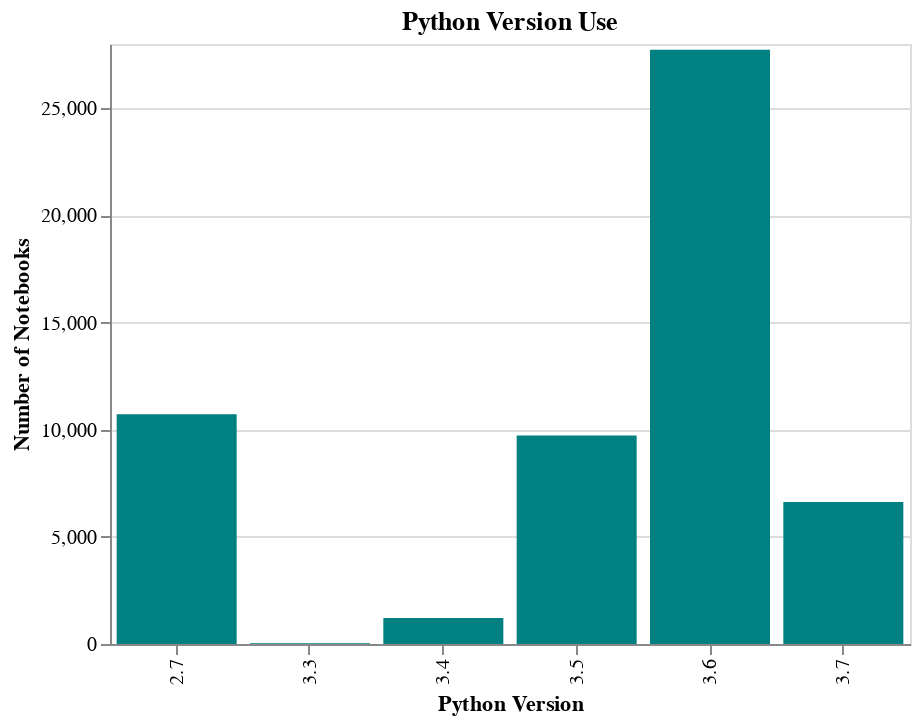

Write notebook code for a chart like this one.
### Markdown cell above
# Python Version Use

### Code cell
counts = pd.Series(notebooks.python_version[notebooks.python_version != '']).value_counts()
counts = pd.DataFrame(counts).reset_index().rename(columns={'index':'version','python_version':'counts'})
counts.version = counts.version.astype('float')
counts = counts.sort_values(by='version')

alt.Chart(counts, width = 400, title = 'Python Version Use').mark_bar(color='teal').encode(
    alt.X('version:O', title = "Python Version"),
    alt.Y('counts', title = 'Number of Notebooks')
)

### Figure 1 — Vega-Lite specification as saved in the notebook (floating-point values rounded to 4 significant figures)
{"$schema": "https://vega.github.io/schema/vega-lite/v3.3.0.json", "config": {"mark": {"tooltip": null}, "view": {"height": 300, "width": 400}}, "data": {"name": "data-2ae0345fe12842ca22fa23ae8fcde7ab"}, "datasets": {"data-2ae0345fe12842ca22fa23ae8fcde7ab": [{"counts": 10719, "version": 2.7}, {"counts": 33, "version": 3.3}, {"counts": 1215, "version": 3.4}, {"counts": 9726, "version": 3.5}, {"counts": 27736, "version": 3.6}, {"counts": 6629, "version": 3.7}]}, "encoding": {"x": {"field": "version", "title": "Python Version", "type": "ordinal"}, "y": {"field": "counts", "title": "Number of Notebooks", "type": "quantitative"}}, "mark": {"color": "teal", "type": "bar"}, "title": "Python Version Use", "width": 400}
